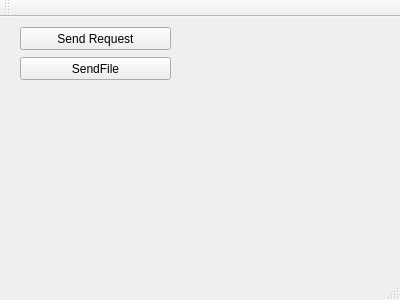
<?xml version="1.0" encoding="UTF-8"?>
<ui version="4.0">
 <class>MainWindow</class>
 <widget class="QMainWindow" name="MainWindow">
  <property name="geometry">
   <rect>
    <x>0</x>
    <y>0</y>
    <width>400</width>
    <height>300</height>
   </rect>
  </property>
  <property name="windowTitle">
   <string>MainWindow</string>
  </property>
  <widget class="QWidget" name="centralWidget">
   <widget class="QPushButton" name="pushButton">
    <property name="geometry">
     <rect>
      <x>20</x>
      <y>10</y>
      <width>151</width>
      <height>23</height>
     </rect>
    </property>
    <property name="text">
     <string>Send Request</string>
    </property>
    <property name="flat">
     <bool>false</bool>
    </property>
   </widget>
   <widget class="QPushButton" name="sendFileButton">
    <property name="geometry">
     <rect>
      <x>20</x>
      <y>40</y>
      <width>151</width>
      <height>23</height>
     </rect>
    </property>
    <property name="text">
     <string>SendFile</string>
    </property>
   </widget>
  </widget>
  <widget class="QMenuBar" name="menuBar">
   <property name="geometry">
    <rect>
     <x>0</x>
     <y>0</y>
     <width>400</width>
     <height>21</height>
    </rect>
   </property>
  </widget>
  <widget class="QToolBar" name="mainToolBar">
   <attribute name="toolBarArea">
    <enum>TopToolBarArea</enum>
   </attribute>
   <attribute name="toolBarBreak">
    <bool>false</bool>
   </attribute>
  </widget>
  <widget class="QStatusBar" name="statusBar"/>
 </widget>
 <layoutdefault spacing="6" margin="11"/>
 <resources/>
 <connections/>
</ui>
